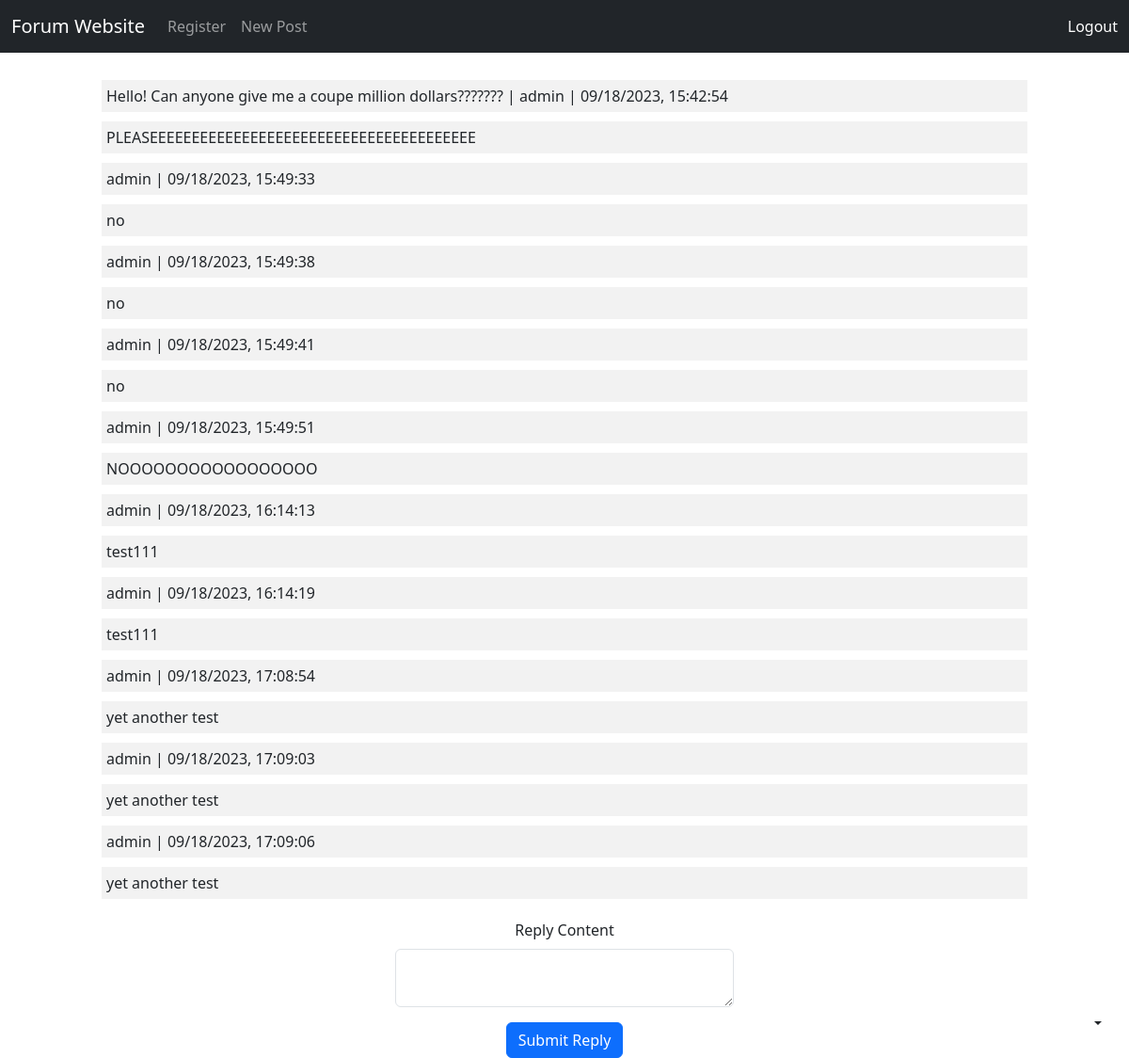
The page /show_post/1 (signed in) on the database its author committed.
### main.py (models this page shows)
class Post(UserMixin, db.Model):
    __tablename__ = "posts"
    post_id = db.Column(db.Integer, primary_key=True)
    title = db.Column(db.String(50), nullable=False)
    body = db.Column(db.String(1000), nullable=False)
    date = db.Column(db.String(50), nullable=False)
    reply_count = db.Column(db.Integer, nullable=False)
    last_reply = db.Column(db.String(50), nullable=False)
    author_id = db.Column(db.String(30), db.ForeignKey('users.username'), nullable=False)

class Reply(UserMixin, db.Model):
    __tablename__ = "replies"
    reply_id = db.Column(db.Integer, primary_key=True)
    body = db.Column(db.String(1000), nullable=False)
    date = db.Column(db.String(50), nullable=False)
    author_id = db.Column(db.String(30), db.ForeignKey('users.username'), nullable=False)
    post_id = db.Column(db.Integer, db.ForeignKey('posts.post_id'), nullable=False)

### main.py (the view, shortened to what this page needs)
@app.route("/show_post/<int:post_id>", methods=["GET", "POST"])
def show_post(post_id):
    page_title = f"Post {post_id}"
    form = CreatePostReplyForm()
    post = db.get_or_404(Post, post_id)
    all_replies = db.session.execute(db.select(Reply).where(Reply.post_id == post_id)).scalars().all()
    return render_template("show_post.html", page_title=page_title, post=post, replies=all_replies, form=form, current_user=current_user)

### forms.py
class CreatePostReplyForm(FlaskForm):
    body = CKEditorField("Reply Content", validators=[DataRequired()])
    submit = SubmitField("Submit Reply")

### main.py (called while the page is built)
@login_manager.user_loader
def load_user(user_id):
    return db.get_or_404(User, user_id)

### templates/show_post.html
{% from "bootstrap5/form.html" import render_form %}
{% include "header.html" %}
<div id="main-content">
    <div class="row mb-3">
    <div class="col-md-12 themed-grid-col index-style">{{ post.title }} | {{ post.author_id }} | {{ post.date }}</div>
    <div class="col-md-12 themed-grid-col index-style">{{ post.body }}</div>
    {% for reply in replies %}
        <div class="col-md-12 themed-grid-col index-style">{{ reply.author_id }} | {{ reply.date }}</div>
        <div class="col-md-12 themed-grid-col index-style">{{ reply.body }}</div>
    {% endfor %}
    </div>
</div>
<div id="form-content">
    {% if current_user.is_authenticated %}
    {{ render_form(form, novalidate=True, button_map={"submit": "primary"}) }}
    {% endif %}
</div>
</body>
</html>

### static/css/style.css (style rules this page uses)
div#main-content { width: 80%; margin: 0 auto; }
div#form-content { width: 30%; min-width: 300px; margin: 0 auto; text-align: center; }
div.index-style { background-color: #f2f2f2; padding: 5px; margin: 5px 0; }

### rows shown on the page
Post: title "Hello! Can anyone give me a coupe million dollars???????", author_id "admin", date "09/18/2023, 15:42:54", body "PLEASEEEEEEEEEEEEEEEEEEEEEEEEEEEEEEEEEEEEEEE"
Reply: author_id "admin", date "09/18/2023, 15:49:33", body "no"
Reply: author_id "admin", date "09/18/2023, 15:49:38", body "no"
Reply: author_id "admin", date "09/18/2023, 15:49:41", body "no"
Reply: author_id "admin", date "09/18/2023, 15:49:51", body "NOOOOOOOOOOOOOOOOO"
Reply: author_id "admin", date "09/18/2023, 16:14:13", body "test111"
Reply: author_id "admin", date "09/18/2023, 16:14:19", body "test111"
Reply: author_id "admin", date "09/18/2023, 17:08:54", body "yet another test"
Reply: author_id "admin", date "09/18/2023, 17:09:03", body "yet another test"
Reply: author_id "admin", date "09/18/2023, 17:09:06", body "yet another test"
